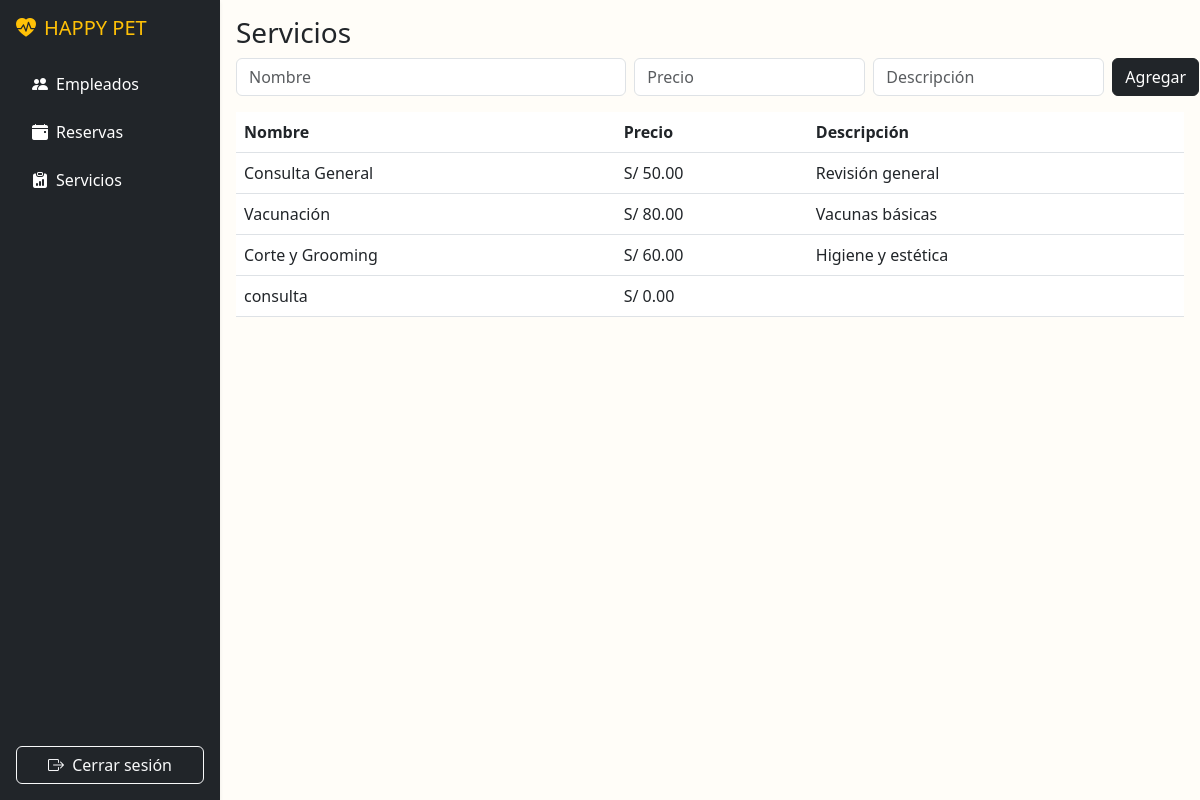
The page /admin/servicios (signed in) on the database its author committed.
### app.py (models this page shows)
class Service(db.Model):
    id = db.Column(db.Integer, primary_key=True)
    name = db.Column(db.String(100), nullable=False)
    price = db.Column(db.Float, default=0.0)
    description = db.Column(db.String(200))

### app.py (the view, shortened to what this page needs)
@app.route('/admin/servicios', methods=['GET','POST'])
@login_required
def admin_servicios():
    if not current_user.is_admin:
        return redirect(url_for('index'))
    servicios = Service.query.all()
    return render_template('admin/servicios.html', servicios=servicios)

### app.py (called while the page is built)
@login_manager.user_loader
def load_user(user_id):
    return User.query.get(int(user_id))

### templates/admin/servicios.html
{% extends 'base.html' %}
{% block body %}
<div class="d-flex">
<div class="d-flex flex-column bg-dark p-3 shadow-sm" style="width:220px; min-height:100vh;">
  <h5 class="text-warning d-flex align-items-center mb-4">
    <i class="bi bi-heart-pulse-fill me-2"></i> HAPPY PET
  </h5>
  <ul class="nav flex-column flex-grow-1">
    <li class="nav-item mb-2">
      <a class="nav-link d-flex align-items-center text-white" href="/admin/empleados">
        <i class="bi bi-people-fill me-2"></i> Empleados
      </a>
    </li>
    <li class="nav-item mb-2">
      <a class="nav-link d-flex align-items-center text-white" href="/admin/reservas">
        <i class="bi bi-calendar-event-fill me-2"></i> Reservas
      </a>
    </li>
    <li class="nav-item mb-2">
      <a class="nav-link d-flex align-items-center text-white" href="/admin/servicios">
        <i class="bi bi-clipboard-data-fill me-2"></i> Servicios
      </a>
    </li>
  </ul>
  <div class="mt-auto">
    <a href="/logout" class="btn btn-outline-light w-100">
      <i class="bi bi-box-arrow-right me-1"></i> Cerrar sesión
    </a>
  </div>
</div>
  <div class="flex-grow-1 p-3">
    <h3>Servicios</h3>
    <form method="post" class="row g-2 mb-3">
      <div class="col-md-5"><input name="name" class="form-control" placeholder="Nombre" required></div>
      <div class="col-md-3"><input name="price" class="form-control" placeholder="Precio"></div>
      <div class="col-md-3"><input name="description" class="form-control" placeholder="Descripción"></div>
      <div class="col-md-1"><button class="btn btn-dark">Agregar</button></div>
    </form>
    <table class="table">
      <thead><tr><th>Nombre</th><th>Precio</th><th>Descripción</th></tr></thead>
      <tbody>
        {% for s in servicios %}
        <tr><td>{{ s.name }}</td><td>S/ {{ '%.2f'|format(s.price) }}</td><td>{{ s.description }}</td></tr>
        {% endfor %}
      </tbody>
    </table>
  </div>
</div>
{% endblock %}

### templates/base.html (shortened to what this page needs)
<!doctype html>
<html lang="es">
  <head>
    <link href="https://cdn.jsdelivr.net/npm/bootstrap@5.3.0/dist/css/bootstrap.min.css" rel="stylesheet">
    <link rel="stylesheet" href="https://cdn.jsdelivr.net/npm/bootstrap-icons@1.10.5/font/bootstrap-icons.css">
    <link rel="stylesheet" href="/static/style.css">
  </head>
  <body>
    {% block body %}{% endblock %}
  </body>
</html>

### static/style.css (style rules this page uses)
:root { --primary-yellow: #F6C84C; }
body { background: #fffdf8; }

### rows shown on the page
Service: name "Consulta General", price "50.00", description "Revisión general"
Service: name "Vacunación", price "80.00", description "Vacunas básicas"
Service: name "Corte y Grooming", price "60.00", description "Higiene y estética"
Service: name "consulta", price "0.00"
